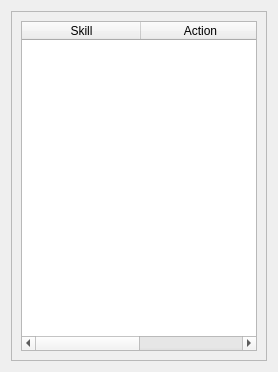
<?xml version="1.0" encoding="UTF-8"?>
<ui version="4.0">
 <class>LinkedInSkills</class>
 <widget class="QDialog" name="LinkedInSkills">
  <property name="geometry">
   <rect>
    <x>0</x>
    <y>0</y>
    <width>278</width>
    <height>372</height>
   </rect>
  </property>
  <property name="windowTitle">
   <string>Skills</string>
  </property>
  <layout class="QHBoxLayout" name="horizontalLayout">
   <item>
    <widget class="QScrollArea" name="scrollArea">
     <property name="sizePolicy">
      <sizepolicy hsizetype="Preferred" vsizetype="Preferred">
       <horstretch>0</horstretch>
       <verstretch>0</verstretch>
      </sizepolicy>
     </property>
     <property name="widgetResizable">
      <bool>true</bool>
     </property>
     <widget class="QWidget" name="scrollAreaWidgetContents">
      <property name="geometry">
       <rect>
        <x>0</x>
        <y>0</y>
        <width>258</width>
        <height>352</height>
       </rect>
      </property>
      <property name="sizePolicy">
       <sizepolicy hsizetype="Preferred" vsizetype="Preferred">
        <horstretch>0</horstretch>
        <verstretch>0</verstretch>
       </sizepolicy>
      </property>
      <layout class="QHBoxLayout" name="horizontalLayout_2">
       <item>
        <widget class="QTableWidget" name="skillTable">
         <property name="sizePolicy">
          <sizepolicy hsizetype="Preferred" vsizetype="Preferred">
           <horstretch>0</horstretch>
           <verstretch>0</verstretch>
          </sizepolicy>
         </property>
         <property name="horizontalScrollBarPolicy">
          <enum>Qt::ScrollBarAlwaysOn</enum>
         </property>
         <attribute name="horizontalHeaderDefaultSectionSize">
          <number>119</number>
         </attribute>
         <column>
          <property name="text">
           <string>Skill</string>
          </property>
         </column>
         <column>
          <property name="text">
           <string>Action</string>
          </property>
         </column>
        </widget>
       </item>
      </layout>
     </widget>
    </widget>
   </item>
  </layout>
 </widget>
 <resources/>
 <connections/>
</ui>
